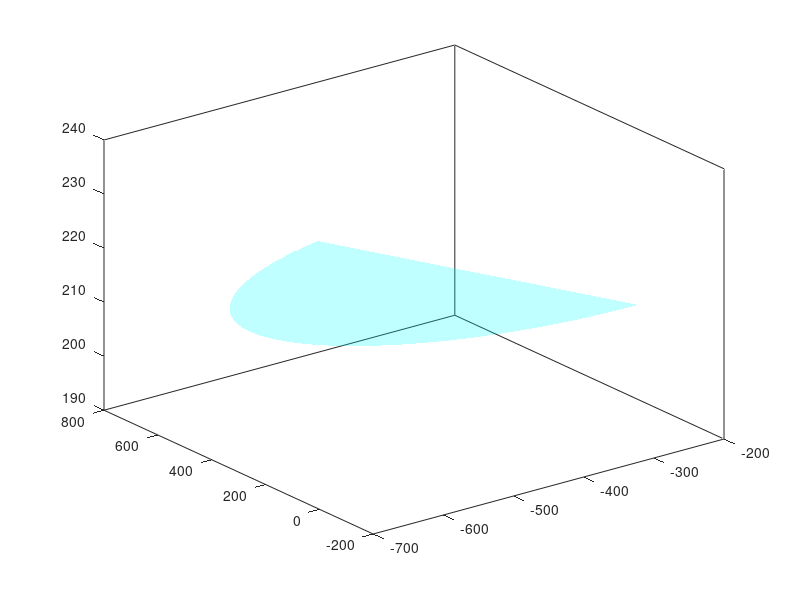

Source code (MATLAB):
function Draw_workspace()
    t1 = linspace(-120, 120,1000)*pi/180;
    x1 = (450+400)*cos(t1)+0;
    y1 = (450+400)*sin(t1)+0;
    z1a = ones(size(t1))*213;
    z1b = ones(size(t1))*353;
    z1 = zeros(size(t1));
    surf([x1;x1], [y1;y1], [z1a; z1b],'FaceColor','interp','EdgeColor','none', 'FaceAlpha',1)
    fill3(x1, y1, z1a,'c','EdgeColor','none', 'FaceAlpha',0.25)

    t2 = linspace(-180, 180,1000)*pi/180;
    x2 = 260*cos(t2);
    y2 = 260*sin(t2);
    z2a = ones(size(t2))*213;
    z2b = ones(size(t2))*353;
    z2 = zeros(size(t2));
    surf([x2;x2], [y2;y2], [z2a; z2b],'FaceColor','interp','EdgeColor','none', 'FaceAlpha',1)
    fill3(x2, y2, z2a,'w','EdgeColor','none', 'FaceAlpha',0.25)

    t3 = linspace(90, 246,1000)*pi/180;
    x3 = 400*cos(t3)-258.109;
    y3 = 400*sin(t3)-368.6184;
    z3a = ones(size(t3))*213;
    z3b = ones(size(t3))*353;
    z3 = zeros(size(t3));
    surf([x3;x3], [y3;y3], [z3a; z3b],'FaceColor','interp','EdgeColor','none', 'FaceAlpha',1)
    fill3(x3, y3, z3a, 'c','EdgeColor','none', 'FaceAlpha',0.25)

    t4 = linspace(114, 270,1000)*pi/180;
    x4 = 400*cos(t4)-258.109;
    y4 = 400*sin(t4)+368.6184;
    z4a = ones(size(t4))*213;
    z4b = ones(size(t4))*353;
    z4 = zeros(size(t4));
    surf([x4;x4], [y4;y4], [z4a; z4b],'FaceColor','interp','EdgeColor','none', 'FaceAlpha',1)
    fill3(x4, y4, z4a, 'c','EdgeColor','none', 'FaceAlpha',0.25)
end